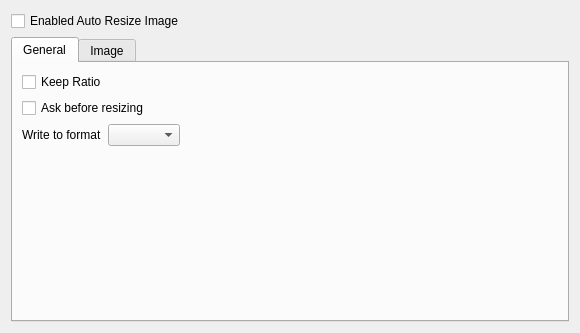
<?xml version="1.0" encoding="UTF-8"?>
<ui version="4.0">
 <class>AutoResizeImageWidget</class>
 <widget class="QWidget" name="AutoResizeImageWidget">
  <property name="geometry">
   <rect>
    <x>0</x>
    <y>0</y>
    <width>580</width>
    <height>333</height>
   </rect>
  </property>
  <layout class="QVBoxLayout" name="verticalLayout">
   <item>
    <widget class="QCheckBox" name="enabledAutoResize">
     <property name="text">
      <string>Enabled Auto Resize Image</string>
     </property>
    </widget>
   </item>
   <item>
    <widget class="QTabWidget" name="tabWidget">
     <property name="currentIndex">
      <number>0</number>
     </property>
     <widget class="QWidget" name="tab">
      <attribute name="title">
       <string>General</string>
      </attribute>
      <layout class="QGridLayout" name="gridLayout_4">
       <item row="0" column="0">
        <widget class="QCheckBox" name="KeepImageRatio">
         <property name="text">
          <string>Keep Ratio</string>
         </property>
        </widget>
       </item>
       <item row="1" column="0">
        <widget class="QCheckBox" name="AskBeforeResizing">
         <property name="text">
          <string>Ask before resizing</string>
         </property>
        </widget>
       </item>
       <item row="2" column="0">
        <layout class="QHBoxLayout" name="horizontalLayout">
         <item>
          <widget class="QLabel" name="label">
           <property name="text">
            <string>Write to format</string>
           </property>
          </widget>
         </item>
         <item>
          <widget class="KComboBox" name="WriteToImageFormat"/>
         </item>
        </layout>
       </item>
       <item row="2" column="1">
        <spacer name="horizontalSpacer">
         <property name="orientation">
          <enum>Qt::Horizontal</enum>
         </property>
         <property name="sizeHint" stdset="0">
          <size>
           <width>350</width>
           <height>20</height>
          </size>
         </property>
        </spacer>
       </item>
       <item row="3" column="1">
        <spacer name="verticalSpacer">
         <property name="orientation">
          <enum>Qt::Vertical</enum>
         </property>
         <property name="sizeHint" stdset="0">
          <size>
           <width>20</width>
           <height>40</height>
          </size>
         </property>
        </spacer>
       </item>
      </layout>
     </widget>
     <widget class="QWidget" name="tab_2">
      <attribute name="title">
       <string>Image</string>
      </attribute>
      <layout class="QVBoxLayout" name="verticalLayout_2">
       <item>
        <widget class="QCheckBox" name="ReduceImageToMaximum">
         <property name="text">
          <string>Reduce image to maximum dimension:</string>
         </property>
        </widget>
       </item>
       <item>
        <layout class="QFormLayout" name="formLayout">
         <property name="fieldGrowthPolicy">
          <enum>QFormLayout::ExpandingFieldsGrow</enum>
         </property>
         <item row="0" column="0">
          <layout class="QVBoxLayout" name="verticalLayout_4">
           <item>
            <widget class="QLabel" name="label_2">
             <property name="text">
              <string>Maximum width:</string>
             </property>
            </widget>
           </item>
           <item>
            <widget class="QLabel" name="label_3">
             <property name="text">
              <string>Maximum height:</string>
             </property>
            </widget>
           </item>
          </layout>
         </item>
         <item row="0" column="1">
          <layout class="QGridLayout" name="gridLayout_2">
           <item row="0" column="0">
            <widget class="KComboBox" name="CBMaximumWidth"/>
           </item>
           <item row="2" column="0">
            <widget class="KComboBox" name="CBMaximumHeight"/>
           </item>
           <item row="0" column="1">
            <widget class="KIntSpinBox" name="customMaximumWidth">
             <property name="suffix">
              <string> pt</string>
             </property>
             <property name="minimum">
              <number>1</number>
             </property>
             <property name="maximum">
              <number>999999</number>
             </property>
            </widget>
           </item>
           <item row="2" column="1">
            <widget class="KIntSpinBox" name="customMaximumHeight">
             <property name="suffix">
              <string> pt</string>
             </property>
             <property name="minimum">
              <number>1</number>
             </property>
             <property name="maximum">
              <number>999999</number>
             </property>
            </widget>
           </item>
          </layout>
         </item>
        </layout>
       </item>
       <item>
        <widget class="QCheckBox" name="EnlargeImageToMinimum">
         <property name="text">
          <string>Enlarge image to minimum dimension</string>
         </property>
        </widget>
       </item>
       <item>
        <layout class="QFormLayout" name="formLayout_2">
         <item row="0" column="0">
          <layout class="QVBoxLayout" name="verticalLayout_5">
           <item>
            <widget class="QLabel" name="label_4">
             <property name="text">
              <string>Minimum width:</string>
             </property>
            </widget>
           </item>
           <item>
            <widget class="QLabel" name="label_5">
             <property name="text">
              <string>Minimum height:</string>
             </property>
            </widget>
           </item>
          </layout>
         </item>
         <item row="0" column="1">
          <layout class="QGridLayout" name="gridLayout_3">
           <item row="0" column="0">
            <widget class="KComboBox" name="CBMinimumWidth"/>
           </item>
           <item row="2" column="0">
            <widget class="KComboBox" name="CBMinimumHeight"/>
           </item>
           <item row="0" column="1">
            <widget class="KIntSpinBox" name="customMinimumWidth">
             <property name="suffix">
              <string> pt</string>
             </property>
             <property name="minimum">
              <number>1</number>
             </property>
             <property name="maximum">
              <number>999999</number>
             </property>
            </widget>
           </item>
           <item row="2" column="1">
            <widget class="KIntSpinBox" name="customMinimumHeight">
             <property name="suffix">
              <string> pt</string>
             </property>
             <property name="minimum">
              <number>1</number>
             </property>
             <property name="maximum">
              <number>999999</number>
             </property>
            </widget>
           </item>
          </layout>
         </item>
        </layout>
       </item>
       <item>
        <layout class="QHBoxLayout" name="horizontalLayout_2">
         <item>
          <widget class="QCheckBox" name="skipImageSizeLower">
           <property name="text">
            <string>Skip image whose size of the source file is lower than:</string>
           </property>
          </widget>
         </item>
         <item>
          <widget class="KIntSpinBox" name="imageSize">
           <property name="suffix">
            <string> kb</string>
           </property>
           <property name="maximum">
            <number>99999</number>
           </property>
          </widget>
         </item>
        </layout>
       </item>
       <item>
        <spacer name="verticalSpacer_2">
         <property name="orientation">
          <enum>Qt::Vertical</enum>
         </property>
         <property name="sizeHint" stdset="0">
          <size>
           <width>20</width>
           <height>40</height>
          </size>
         </property>
        </spacer>
       </item>
      </layout>
     </widget>
    </widget>
   </item>
  </layout>
 </widget>
 <customwidgets>
  <customwidget>
   <class>KComboBox</class>
   <extends>QComboBox</extends>
   <header>kcombobox.h</header>
  </customwidget>
  <customwidget>
   <class>KIntSpinBox</class>
   <extends>QSpinBox</extends>
   <header>knuminput.h</header>
  </customwidget>
 </customwidgets>
 <resources/>
 <connections/>
</ui>
